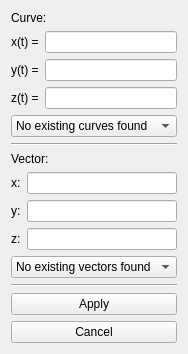
<?xml version="1.0" encoding="UTF-8"?>
<ui version="4.0">
 <class>Form</class>
 <widget class="QWidget" name="Form">
  <property name="geometry">
   <rect>
    <x>0</x>
    <y>0</y>
    <width>167</width>
    <height>352</height>
   </rect>
  </property>
  <property name="windowTitle">
   <string>Form</string>
  </property>
  <layout class="QVBoxLayout" name="verticalLayout">
   <item>
    <widget class="QLabel" name="label_14">
     <property name="text">
      <string>Curve:</string>
     </property>
    </widget>
   </item>
   <item>
    <layout class="QHBoxLayout" name="create_curve_layout">
     <item>
      <layout class="QVBoxLayout" name="verticalLayout_point1_3">
       <item>
        <layout class="QHBoxLayout" name="horizontalLayout_5">
         <item>
          <widget class="QLabel" name="label_7">
           <property name="text">
            <string>x(t) =</string>
           </property>
          </widget>
         </item>
         <item>
          <widget class="QLineEdit" name="curve_input_x"/>
         </item>
        </layout>
       </item>
       <item>
        <layout class="QHBoxLayout" name="horizontalLayout_10">
         <item>
          <widget class="QLabel" name="label_12">
           <property name="text">
            <string>y(t) =</string>
           </property>
          </widget>
         </item>
         <item>
          <widget class="QLineEdit" name="curve_input_y"/>
         </item>
        </layout>
       </item>
       <item>
        <layout class="QHBoxLayout" name="horizontalLayout_11">
         <item>
          <widget class="QLabel" name="label_13">
           <property name="text">
            <string>z(t) =</string>
           </property>
          </widget>
         </item>
         <item>
          <widget class="QLineEdit" name="curve_input_z"/>
         </item>
        </layout>
       </item>
      </layout>
     </item>
    </layout>
   </item>
   <item>
    <widget class="QComboBox" name="selectCurveBox">
     <item>
      <property name="text">
       <string>No existing curves found</string>
      </property>
     </item>
    </widget>
   </item>
   <item>
    <widget class="Line" name="line">
     <property name="orientation">
      <enum>Qt::Horizontal</enum>
     </property>
    </widget>
   </item>
   <item>
    <widget class="QLabel" name="label_11">
     <property name="text">
      <string>Vector:</string>
     </property>
    </widget>
   </item>
   <item>
    <layout class="QVBoxLayout" name="verticalLayout_point1_2">
     <item>
      <layout class="QHBoxLayout" name="horizontalLayout_4">
       <item>
        <widget class="QLabel" name="label_8">
         <property name="text">
          <string>x:</string>
         </property>
        </widget>
       </item>
       <item>
        <widget class="QLineEdit" name="vector_input_x"/>
       </item>
      </layout>
     </item>
     <item>
      <layout class="QHBoxLayout" name="horizontalLayout_8">
       <item>
        <widget class="QLabel" name="label_9">
         <property name="text">
          <string>y:</string>
         </property>
        </widget>
       </item>
       <item>
        <widget class="QLineEdit" name="vector_input_y"/>
       </item>
      </layout>
     </item>
     <item>
      <layout class="QHBoxLayout" name="horizontalLayout_9">
       <item>
        <widget class="QLabel" name="label_10">
         <property name="text">
          <string>z:</string>
         </property>
        </widget>
       </item>
       <item>
        <widget class="QLineEdit" name="vector_input_z"/>
       </item>
      </layout>
     </item>
    </layout>
   </item>
   <item>
    <widget class="QComboBox" name="selectVectorBox">
     <item>
      <property name="text">
       <string>No existing vectors found</string>
      </property>
     </item>
    </widget>
   </item>
   <item>
    <widget class="Line" name="line_3">
     <property name="orientation">
      <enum>Qt::Horizontal</enum>
     </property>
    </widget>
   </item>
   <item>
    <widget class="QPushButton" name="applyButton">
     <property name="text">
      <string>Apply</string>
     </property>
    </widget>
   </item>
   <item>
    <widget class="QPushButton" name="cancelButton">
     <property name="text">
      <string>Cancel</string>
     </property>
    </widget>
   </item>
  </layout>
 </widget>
 <resources/>
 <connections/>
</ui>
